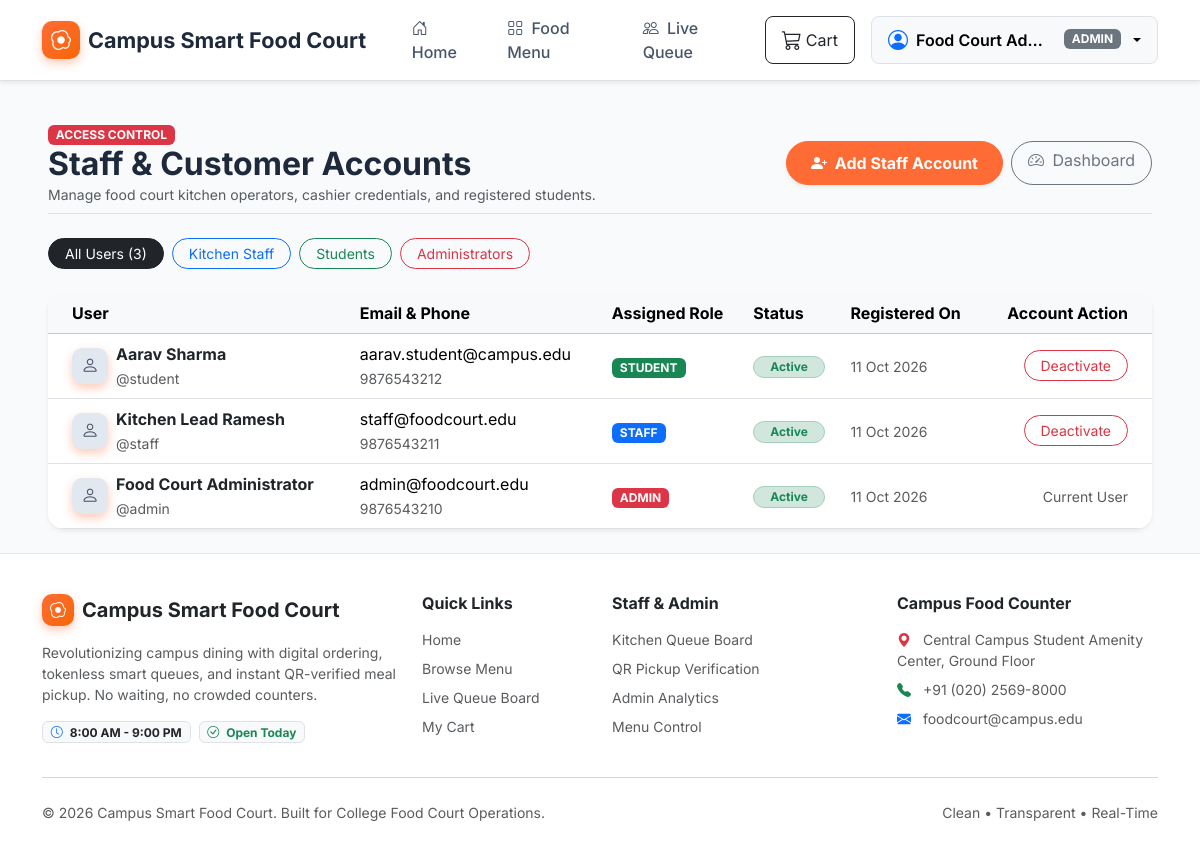
Page /admin/users (signed in) on the committed database.
### app/models.py (models this page shows, shortened)
class ApplicationSetting(db.Model):
    __tablename__ = 'application_settings'
    id = db.Column(db.Integer, primary_key=True, autoincrement=True)
    key = db.Column(db.String(50), unique=True, nullable=False, index=True)
    value = db.Column(db.String(255), nullable=False)
    description = db.Column(db.String(255), nullable=True)
    @classmethod
    def get_value(cls, key, default=None):
        setting = cls.query.filter_by(key=key).first()
        return setting.value if setting else default

class User(db.Model):
    __tablename__ = 'users'
    id = db.Column(db.Integer, primary_key=True, autoincrement=True)
    username = db.Column(db.String(50), unique=True, nullable=False, index=True)
    email = db.Column(db.String(120), unique=True, nullable=False, index=True)
    password_hash = db.Column(db.String(255), nullable=False)
    full_name = db.Column(db.String(100), nullable=False)
    phone = db.Column(db.String(20), nullable=True)
    role = db.Column(db.String(20), nullable=False, default=UserRole.STUDENT)
    is_active = db.Column(db.Boolean, default=True, nullable=False)
    created_at = db.Column(db.DateTime, default=datetime.utcnow, nullable=False)
    updated_at = db.Column(db.DateTime, default=datetime.utcnow, onupdate=datetime.utcnow, nullable=False)
    orders = db.relationship('Order', back_populates='user', lazy='dynamic')
    @property
    def is_admin(self):
        return self.role == UserRole.ADMIN
    @property
    def is_staff(self):
        return self.role in [UserRole.STAFF, UserRole.ADMIN]

### app/admin/routes.py (the view, shortened to what this page needs)
@admin_bp.route('/users', methods=['GET', 'POST'])
@admin_required
def users():
    role_filter = request.args.get('role')
    query = User.query.order_by(User.created_at.desc())
    if role_filter in UserRole.CHOICES:
        query = query.filter_by(role=role_filter)
    all_users = query.all()
    return render_template('admin/users.html', users=all_users, role_filter=role_filter, UserRole=UserRole)

### app/auth/utils.py (called while the page is built)
def admin_required(f):
    @wraps(f)
    def decorated_function(*args, **kwargs):
        if not g.current_user:
            flash("Administrator login required.", "warning")
            return redirect(url_for('auth.login', next=request.url))
        if not g.current_user.is_admin:
            flash("Access denied: Administrator privileges required.", "danger")
            abort(403)
        return f(*args, **kwargs)
    return decorated_function

### app/templates/admin/users.html (shortened to what this page needs)
{% extends "base.html" %}
{% block content %}
<div class="container-fluid py-4 px-md-5">
    <div class="d-flex flex-wrap justify-content-between align-items-center mb-4 pb-2 border-bottom">
        <div>
            <span class="badge bg-danger text-uppercase fw-bold">Access Control</span>
            <h2 class="fw-bold mb-0">Staff & Customer Accounts</h2>
            <p class="text-muted small mb-0">Manage food court kitchen operators, cashier credentials, and registered students.</p>
        </div>
        <div class="d-flex gap-2 mt-3 mt-md-0">
            <button type="button" class="btn btn-primary fw-bold rounded-pill px-4 shadow-sm" data-bs-toggle="modal" data-bs-target="#addStaffModal">
                <i class="bi bi-person-plus-fill me-1"></i> Add Staff Account
            </button>
            <a href="{{ url_for('admin.dashboard') }}" class="btn btn-outline-secondary rounded-pill px-3">
                <i class="bi bi-speedometer2 me-1"></i> Dashboard
            </a>
        </div>
    </div>
    <div class="d-flex gap-2 mb-4">
        <a href="{{ url_for('admin.users') }}" class="btn btn-sm {% if not role_filter %}btn-dark{% else %}btn-outline-secondary{% endif %} rounded-pill px-3">
            All Users ({{ users|length }})
        </a>
        <a href="{{ url_for('admin.users', role='staff') }}" class="btn btn-sm {% if role_filter == 'staff' %}btn-primary{% else %}btn-outline-primary{% endif %} rounded-pill px-3">
            Kitchen Staff
        </a>
        <a href="{{ url_for('admin.users', role='student') }}" class="btn btn-sm {% if role_filter == 'student' %}btn-success{% else %}btn-outline-success{% endif %} rounded-pill px-3">
            Students
        </a>
        <a href="{{ url_for('admin.users', role='admin') }}" class="btn btn-sm {% if role_filter == 'admin' %}btn-danger{% else %}btn-outline-danger{% endif %} rounded-pill px-3">
            Administrators
        </a>
    </div>
    <div class="card border-0 shadow-sm rounded-4 overflow-hidden bg-white">
        <div class="table-responsive">
            <table class="table table-hover align-middle mb-0">
                <thead class="table-light">
                    <tr>
                        <th class="ps-4">User</th>
                        <th>Email & Phone</th>
                        <th>Assigned Role</th>
                        <th>Status</th>
                        <th>Registered On</th>
                        <th class="text-end pe-4">Account Action</th>
                    </tr>
                </thead>
                <tbody>
                    {% for u in users %}
                        <tr>
                            <td class="ps-4">
                                <div class="d-flex align-items-center gap-2">
                                    <div class="brand-icon" style="width: 36px; height: 36px; font-size: 1.1rem; background: #e2e8f0; color: #475569;">
                                        <i class="bi bi-person"></i>
                                    </div>
                                    <div>
                                        <div class="fw-bold text-dark">{{ u.full_name }}</div>
                                        <small class="text-muted">@{{ u.username }}</small>
                                    </div>
                                </div>
                            </td>
                            <td>
                                <div>{{ u.email }}</div>
                                <small class="text-muted">{{ u.phone or 'No phone' }}</small>
                            </td>
                            <td>
                                <span class="badge {% if u.role == 'admin' %}bg-danger{% elif u.role == 'staff' %}bg-primary{% else %}bg-success{% endif %} text-uppercase px-2 py-1">
                                    {{ u.role }}
                                </span>
                            </td>
                            <td>
                                <span class="badge bg-{{ 'success' if u.is_active else 'danger' }}-subtle text-{{ 'success' if u.is_active else 'danger' }} border border-{{ 'success' if u.is_active else 'danger' }}-subtle px-3 py-1 rounded-pill">
                                    {{ 'Active' if u.is_active else 'Deactivated' }}
                                </span>
                            </td>
                            <td>
                                <small class="text-muted">{{ u.created_at.strftime('%d %b %Y') }}</small>
                            </td>
                            <td class="text-end pe-4">
                                {% if u.id != current_user.id %}
                                    <form method="POST" action="{{ url_for('admin.toggle_user_status', user_id=u.id) }}" class="d-inline">
                                        <button type="submit" class="btn btn-sm {% if u.is_active %}btn-outline-danger{% else %}btn-outline-success{% endif %} rounded-pill px-3">
                                            {{ 'Deactivate' if u.is_active else 'Activate' }}
                                        </button>
                                    </form>
                                {% else %}
                                    <span class="text-muted small">Current User</span>
                                {% endif %}
                            </td>
                        </tr>
                    {% endfor %}
                </tbody>
            </table>
        </div>
    </div>
</div>
{% endblock %}

### app/templates/base.html (shortened to what this page needs)
<!DOCTYPE html>
<html lang="en">
<head>
    <link href="https://cdn.jsdelivr.net/npm/bootstrap@5.3.3/dist/css/bootstrap.min.css" rel="stylesheet">
    <link href="https://cdn.jsdelivr.net/npm/bootstrap-icons@1.11.3/font/bootstrap-icons.min.css" rel="stylesheet">
    <link rel="stylesheet" href="{{ url_for('static', filename='css/style.css') }}">
</head>
<body data-page="{% block page_id %}{% endblock %}">
    <div id="toast-container" class="toast-container position-fixed bottom-0 end-0 p-3" style="z-index: 1090;"></div>
    <nav class="navbar navbar-expand-lg navbar-light bg-white border-bottom sticky-top shadow-sm py-2">
        <div class="container">
            <a class="navbar-brand" href="{{ url_for('student.home') }}">
                <div class="brand-icon">
                    <i class="bi bi-egg-fried"></i>
                </div>
                <span>{{ food_court_name }}</span>
            </a>
            <div class="collapse navbar-collapse" id="navbarContent">
                <ul class="navbar-nav me-auto mb-2 mb-lg-0 ms-lg-3">
                    <li class="nav-item">
                        <a class="nav-link" href="{{ url_for('student.home') }}">
                            <i class="bi bi-house-door me-1"></i> Home
                        </a>
                    </li>
                    <li class="nav-item">
                        <a class="nav-link" href="{{ url_for('student.menu') }}">
                            <i class="bi bi-grid me-1"></i> Food Menu
                        </a>
                    </li>
                    <li class="nav-item">
                        <a class="nav-link" href="{{ url_for('student.live_queue') }}">
                            <i class="bi bi-people me-1"></i> Live Queue
                        </a>
                    </li>
                </ul>
                <div class="d-flex align-items-center gap-2">
                    <a href="{{ url_for('student.cart') }}" class="btn btn-outline-dark position-relative d-flex align-items-center px-3 py-2 rounded-3 me-2">
                        <i class="bi bi-cart3 fs-5 me-1"></i>
                        <span>Cart</span>
                    </a>
                    {% if current_user %}
                        <div class="dropdown">
                            <button class="btn btn-light dropdown-toggle border d-flex align-items-center gap-2 px-3 py-2 rounded-3" type="button" data-bs-toggle="dropdown" aria-expanded="false">
                                <i class="bi bi-person-circle fs-5 text-primary"></i>
                                <span class="fw-semibold text-truncate" style="max-width: 140px;">{{ current_user.full_name }}</span>
                                <span class="badge bg-secondary text-uppercase small">{{ current_user.role }}</span>
                            </button>
                        </div>
                    {% endif %}
                </div>
            </div>
        </div>
    </nav>
    <main>
        {% block content %}{% endblock %}
    </main>
    <footer>
        <div class="container">
            <div class="row g-4 mb-4">
                <div class="col-lg-4 col-md-6">
                    <div class="d-flex align-items-center gap-2 mb-3">
                        <div class="brand-icon" style="width: 32px; height: 32px; font-size: 1rem;">
                            <i class="bi bi-egg-fried"></i>
                        </div>
                        <h5 class="fw-bold mb-0 text-dark">{{ food_court_name }}</h5>
                    </div>
                    <p class="small text-muted mb-3">
                        Revolutionizing campus dining with digital ordering, tokenless smart queues, and instant QR-verified meal pickup. No waiting, no crowded counters.
                    </p>
                    <div class="d-flex gap-2">
                        <span class="badge bg-light text-dark border"><i class="bi bi-clock me-1 text-primary"></i> 8:00 AM - 9:00 PM</span>
                        <span class="badge bg-light text-success border"><i class="bi bi-check-circle me-1"></i> Open Today</span>
                    </div>
                </div>
                <div class="col-lg-2 col-md-6">
                    <h6 class="fw-bold text-dark mb-3">Quick Links</h6>
                    <ul class="list-unstyled small">
                        <li class="mb-2"><a href="{{ url_for('student.home') }}" class="text-decoration-none text-muted">Home</a></li>
                        <li class="mb-2"><a href="{{ url_for('student.menu') }}" class="text-decoration-none text-muted">Browse Menu</a></li>
                        <li class="mb-2"><a href="{{ url_for('student.live_queue') }}" class="text-decoration-none text-muted">Live Queue Board</a></li>
                        <li class="mb-2"><a href="{{ url_for('student.cart') }}" class="text-decoration-none text-muted">My Cart</a></li>
                    </ul>
                </div>
                <div class="col-lg-3 col-md-6">
                    <h6 class="fw-bold text-dark mb-3">Staff & Admin</h6>
                    <ul class="list-unstyled small">
                        <li class="mb-2"><a href="{{ url_for('staff.dashboard') }}" class="text-decoration-none text-muted">Kitchen Queue Board</a></li>
                        <li class="mb-2"><a href="{{ url_for('staff.verify_pickup') }}" class="text-decoration-none text-muted">QR Pickup Verification</a></li>
                        <li class="mb-2"><a href="{{ url_for('admin.dashboard') }}" class="text-decoration-none text-muted">Admin Analytics</a></li>
                        <li class="mb-2"><a href="{{ url_for('admin.menu_management') }}" class="text-decoration-none text-muted">Menu Control</a></li>
                    </ul>
                </div>
                <div class="col-lg-3 col-md-6">
                    <h6 class="fw-bold text-dark mb-3">Campus Food Counter</h6>
                    <p class="small text-muted mb-2">
                        <i class="bi bi-geo-alt-fill text-danger me-2"></i> Central Campus Student Amenity Center, Ground Floor
                    </p>
                    <p class="small text-muted mb-2">
                        <i class="bi bi-telephone-fill text-success me-2"></i> +91 (020) 2569-8000
                    </p>
                    <p class="small text-muted mb-0">
                        <i class="bi bi-envelope-fill text-primary me-2"></i> foodcourt@campus.edu
                    </p>
                </div>
            </div>
            <hr class="text-muted opacity-25">
            <div class="d-flex flex-column flex-sm-row justify-content-between align-items-center py-2">
                <p class="small text-muted mb-0">&copy; 2026 {{ food_court_name }}. Built for College Food Court Operations.</p>
                <div class="small text-muted">
                    <span>Clean &bull; Transparent &bull; Real-Time</span>
                </div>
            </div>
        </div>
    </footer>
</body>
</html>

### app/static/css/style.css (style rules this page uses)
:root { --primary-orange: #ff6b35; --primary-orange-hover: #e8590c; --primary-orange-light: #fff4e6; --primary-green: #15803d; --primary-green-hover: #166534; --primary-green-light: #dcfce7; --accent-yellow: #f59f00; --dark-slate: #1e293b; --text-muted: #64748b; --bg-light: #f8fafc; --card-shadow: 0 10px 25px -5px rgba(0, 0, 0, 0.05), 0 8px 10px -6px rgba(0, 0, 0, 0.05); --card-shadow-hover: 0 20px 25px -5px rgba(0, 0, 0, 0.1), 0 10px 10px -5px rgba(0, 0, 0, 0.04); }
body { font-family: 'Inter', system-ui, -apple-system, BlinkMacSystemFont, 'Segoe UI', Roboto, sans-serif; background-color: var(--bg-light); color: var(--dark-slate); min-height: 100vh; display: flex; flex-direction: column; }
main { flex: 1 0 auto; }
.navbar-brand { font-weight: 700; font-size: 1.35rem; color: var(--dark-slate) !important; display: flex; align-items: center; gap: 0.5rem; }
.brand-icon { width: 38px; height: 38px; border-radius: 10px; background: linear-gradient(135deg, var(--primary-orange), #f76707); color: white; display: flex; align-items: center; justify-content: center; font-size: 1.25rem; box-shadow: 0 4px 10px rgba(255, 107, 53, 0.35); }
.nav-link { font-weight: 500; color: #475569 !important; padding: 0.5rem 0.85rem !important; border-radius: 8px; transition: all 0.2s ease; }
.btn-primary { background-color: var(--primary-orange); border-color: var(--primary-orange); font-weight: 600; padding: 0.55rem 1.25rem; border-radius: 8px; transition: all 0.2s ease; }
footer { background-color: white; border-top: 1px solid #e2e8f0; padding: 2.5rem 0 1.5rem 0; color: #64748b; margin-top: auto; }

### rows in the picture
ApplicationSetting: value "Campus Smart Food Court"
User: full_name "Food Court Ad…", role "ADMIN", full_name "Food Court Administrator", username "admin", email "admin@foodcourt.edu", phone "9876543210", is_active "Active", created_at "11 Oct 2026", shows "Current User"
User: full_name "Aarav Sharma", username "student", email "aarav.student@campus.edu", phone "9876543212", role "STUDENT", is_active "Active", created_at "11 Oct 2026", is_active "Deactivate"
User: full_name "Kitchen Lead Ramesh", username "staff", email "staff@foodcourt.edu", phone "9876543211", role "STAFF", is_active "Active", created_at "11 Oct 2026", is_active "Deactivate"

### other values in the picture
{{ users|length }} "3"
